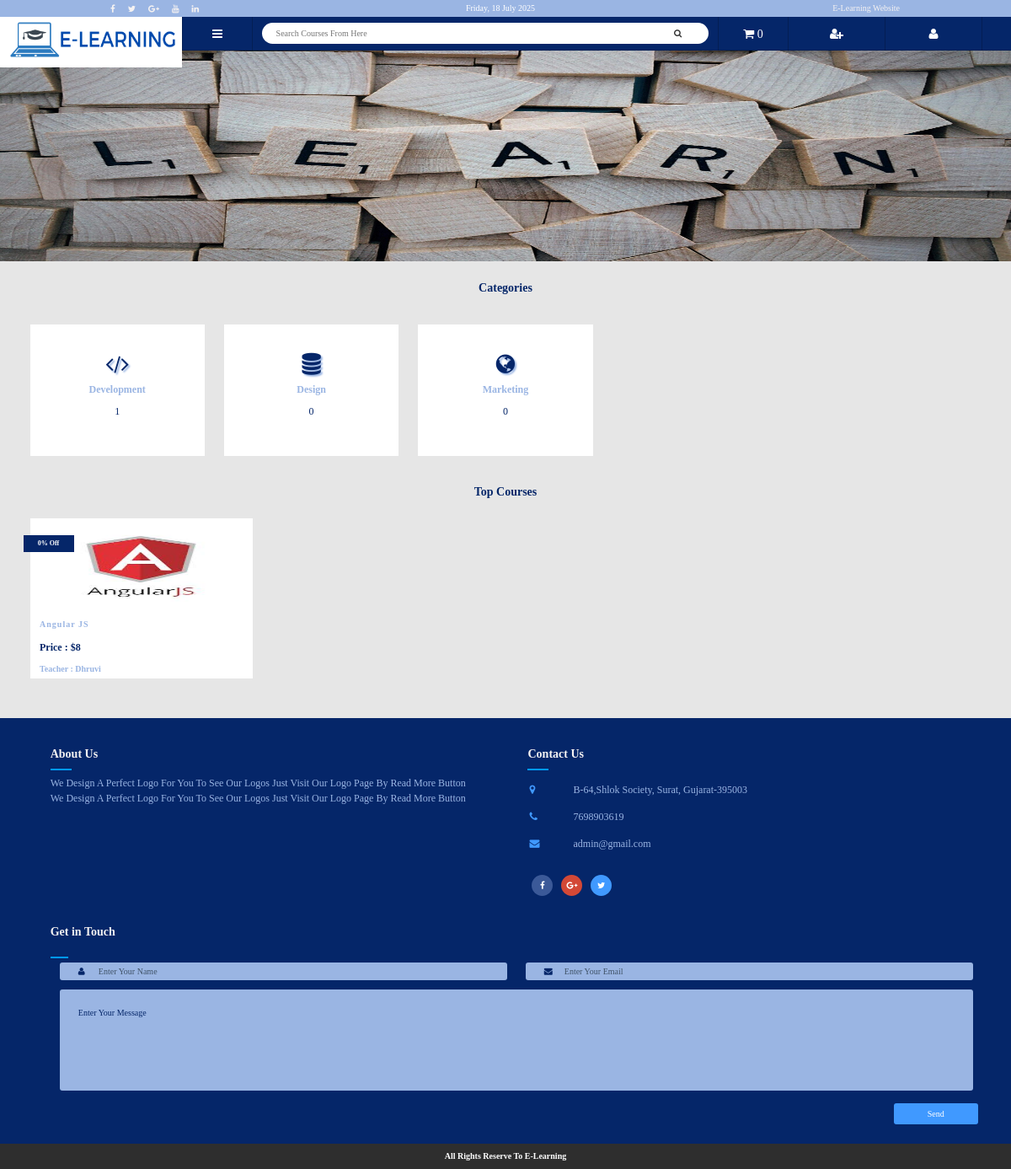
The page / on the database its author committed.
### tables this page shows
CREATE TABLE `cat` (
  `cat_id` int(10) NOT NULL,
  `cat_name` varchar(20) NOT NULL,
  `cat_icon` text NOT NULL
);

CREATE TABLE `course` (
  `course_id` int(10) NOT NULL,
  `cat_id` int(10) NOT NULL,
  `sub_cat_id` int(10) NOT NULL,
  `lang_id` int(10) NOT NULL,
  `u_id` int(10) NOT NULL,
  `title` varchar(100) NOT NULL,
  `img` text NOT NULL,
  `mrp_price` text NOT NULL,
  `dis` text NOT NULL,
  `dis_price` text NOT NULL,
  `c_desc` varchar(1000) NOT NULL,
  `lvl` varchar(15) NOT NULL,
  `status` varchar(10) NOT NULL,
  `privacy` varchar(10) NOT NULL,
  `type` varchar(10) NOT NULL,
  `skill` varchar(100) NOT NULL,
  `at_end` varchar(100) NOT NULL,
  `created_date` date NOT NULL,
  `enroll_by` varchar(5) NOT NULL,
  `total_earn` varchar(10) NOT NULL
);

CREATE TABLE `user` (
  `u_id` int(10) NOT NULL,
  `u_name` varchar(30) NOT NULL,
  `u_email` varchar(30) NOT NULL,
  `u_phone` varchar(15) NOT NULL,
  `u_pass` text NOT NULL,
  `u_img` varchar(100) NOT NULL,
  `u_desig` varchar(20) NOT NULL,
  `u_bio` varchar(500) NOT NULL,
  `u_head` varchar(30) NOT NULL,
  `u_ip` varchar(30) NOT NULL,
  `u_reg_date` timestamp NOT NULL DEFAULT current_timestamp() ON UPDATE current_timestamp(),
  `u_type` varchar(15) NOT NULL
);

CREATE TABLE `about_us` (
  `about_id` int(10) NOT NULL,
  `about` varchar(1000) NOT NULL
);

CREATE TABLE `contact_us` (
  `con_id` int(10) NOT NULL,
  `phone_no` text NOT NULL,
  `email` text NOT NULL,
  `add1` text NOT NULL,
  `add2` text NOT NULL,
  `yt` text NOT NULL,
  `fb` text NOT NULL,
  `gp` text NOT NULL,
  `tw` text NOT NULL,
  `li` text NOT NULL
);

### inc/function.php (the view, shortened to what this page needs)
<?php
	function getIp(){
		$ip = $_SERVER['REMOTE_ADDR'];
		return $ip;
	}
	function home_cat_part(){
		include("inc/db.php");
		$get_cat=$con->prepare("select * from cat");
		$get_cat->setFetchMode(PDO:: FETCH_ASSOC);
		$get_cat->execute();
		$status="publish";
		$privacy="public";
		echo"<ul>";
		while($row=$get_cat->fetch()):
			$cat_id=$row['cat_id'];
			$get_c=$con->prepare("select * from course where cat_id='$cat_id' AND privacy='$privacy' AND status='$status'");
			$get_c->execute();
			$row_c=$get_c->rowCount();
			echo"<li>
					<a href='category.php?cat=$cat_id'>
						<center>
							<h2>".$row['cat_icon']."</h2>
							<b>".$row['cat_name']."</b>
							<p>".$row_c."</p>
						</center>
					</a>
				</li>";
		endwhile;
		echo"</ul>";
	}
	function home_page_course(){
		include("inc/db.php");
		$status="publish";
		$privacy="public";
		$fetch_course=$con->prepare("select * from course where status='$status' AND privacy='$privacy'");
		$fetch_course->setFetchMode(PDO:: FETCH_ASSOC);
		$fetch_course->execute();
		while($row=$fetch_course->fetch()):
			$id=$row['u_id'];
			$get_user=$con->prepare("select * from user where u_id='$id'");
			$get_user->setFetchMode(PDO:: FETCH_ASSOC);
			$get_user->execute();
			$row_user=$get_user->fetch();
			echo"<li>
					<a href='course_details.php?course_id=".$row['course_id']."'>";
						if($row['dis'] == ''){}elseif($row['dis'] !== ''){
							echo"<div id='discount'>".$row['dis']." Off</div>";
						}elseif($row['type'] == 'Free'){
							echo"<div id='discount'>Free</div>";
						}
						if($row['img']==""){
							echo"<img src='imgs/courses/default.jpg' />";
						}else{
							echo"<img src='imgs/courses/".$row['img']."' />";
						}
						echo"<p>".$row['title']."</p>";
						if($row['mrp_price'] == ''){
							echo"<h4>Free</h4>";
						}else{
							echo"<h4>Price : $".$row['dis_price']."</h4>";
						}
					echo"<h5>Teacher : ".$row_user['u_name']."</h5>";
				echo"</a>
				</li>";
		endwhile;
	}
	function web_link(){
		include("inc/db.php");
		$get=$con->prepare("select * from contact_us");
		$get->setFetchMode(PDO:: FETCH_ASSOC);
		$get->execute();
		$row=$get->fetch();
		echo"<span><a href='https://www.facebook.com/".$row['fb']."'><i class='fa fa-facebook' aria-hidden='true'></i></a></span>
            <span><a href='https://www.twitter.com/".$row['tw']."'><i class='fa fa-twitter' aria-hidden='true'></i></a></span>
            <span><a href='https://www.plus.google.com/".$row['gp']."'><i class='fa fa-google-plus' aria-hidden='true'></i></a></span>
            <span><a href='https://www.youtube.com/".$row['yt']."'><i class='fa fa-youtube' aria-hidden='true'></i></a></span>
			<span><a href='https://www.linkedin.com/".$row['li']."'><i class='fa fa-linkedin' aria-hidden='true'></i></a></span>";
	}
	function cart_count(){
		include("inc/db.php");
		$ip=getIp();
		if(!isset($_SESSION['email_u'])){
			$get_cart=$con->prepare("select * from cart where ip_add='$ip'");
			$get_cart->setFetchMode(PDO:: FETCH_ASSOC);
			$get_cart->execute();
			$count=$get_cart->rowCount();
			echo $count;
		}
	}
?>

### index.php (shortened to what this page needs)
<!DOCTYPE html PUBLIC "-//W3C//DTD XHTML 1.0 Transitional//EN" "http://www.w3.org/TR/xhtml1/DTD/xhtml1-transitional.dtd">
<html xmlns="http://www.w3.org/1999/xhtml">
	<head>
        <link rel="stylesheet" href="css/style.css" />
        <link rel="stylesheet" href="css/font-awesome.css" />
        <link rel="stylesheet" href="css/font-awesome.min.css" />
	</head>
    <body>
		<div id="wrapper">
			<?php
				include("inc/header.php");
				include("inc/slider.php");
				include("inc/cat_menu.php");
				include("inc/bodypart.php");
				include("inc/footer.php");
			?>
		</div>
    </body>
</html>

### inc/header.php (shortened to what this page needs)
<?php
	include("inc/function.php");
?>
<div id='header'>
	<div id='link'>
        <div id='header_link'>
            <?php echo web_link(); ?>
        </div>
        <div id='date'>
        	<p><?php echo date('l, d F Y') ?></p>
        </div>
        <div id='cart_link'>
        	<p>E-Learning Website</p>
        </div>
	</div>
	<div id='logo'>
		<a href='index.php'><img src="Logo.png"></a>
    </div>
    <div id='nav'>
    	<i class="fa fa-bars" aria-hidden="true"></i>
    </div>
    <div id='search'>
    	<form method="post" action="search.php">
        	<input type="text" name="user_query" required="required" pattern="[a-z A-Z]{0,30}" maxlength="30" placeholder="Search Courses From Here" />
            <button name="search"><i class="fa fa-search" aria-hidden="true"></i></button>
        </form>
    </div>
    <div id='nav'>
    	<p><a href='cart.php'><i class="fa fa-shopping-cart" aria-hidden="true"></i> <?php echo cart_count(); ?></a></p>
    </div>
    <?php if(!isset($_SESSION['email_u'])){ ?>
    <div id='sign_link'>
    	<p><i class="fa fa-user-plus" aria-hidden="true"></i> <span>SignUp</span></p>
    </div>
    <div id='sign_link'>
    	<p><i class="fa fa-user" aria-hidden="true"></i> <span>Login</span></p>
    </div>
    <?php } ?>
</div>

### inc/slider.php (shortened to what this page needs)
<div id='slider'>
	<img src="imgs/slider/img1.jpg" />
</div>

### inc/cat_menu.php
<div id='home_cat'>
	<h2 id='title'>Categories</h2>
    <?php echo home_cat_part(); ?><br clear="all" />
</div>

### inc/bodypart.php
<div id='bodypart'>
	<h1 id='title'>Top Courses</h1>
    <ul>
    	<?php echo home_page_course(); ?>
    </ul><br clear='all' />
</div>

### inc/footer.php
<div id='footer'>
	<?php
		include("inc/db.php");
		$get_about=$con->prepare("select * from about_us");
		$get_about->setFetchMode(PDO:: FETCH_ASSOC);
		$get_about->execute();
		$row_a=$get_about->fetch();
		$get_info=$con->prepare("select * from contact_us");
		$get_info->setFetchMode(PDO:: FETCH_ASSOC);
		$get_info->execute();
		$row=$get_info->fetch();
	?>
	<ul>
    	<li>
        	<h2><span>Abo</span>ut Us</h2>
            <p><?php echo $row_a['about']; ?></p>
        </li>
        <li>
            <h2><span>Con</span>tact Us</h2>
            <table>
            	<tr>
                	<td><i class="fa fa-map-marker" aria-hidden="true"></i></td>
                    <td><p><?php echo $row['add1']; ?> <?php echo $row['add2']; ?></p></td>
                </tr>
                <tr>
                	<td><i class="fa fa-phone" aria-hidden="true"></i></td>
                    <td><p><?php echo $row['phone_no']; ?></p></td>
                </tr>
                <tr>
                	<td><i class="fa fa-envelope" aria-hidden="true"></i></td>
                    <td><p><?php echo $row['email']; ?></p></td>
                </tr>
            </table>
            <div id='ins_share'>
                <div style="box-shadow:none; width:40px" id='f'><a href='http://www.facebook.com/<?php echo $row['fb']; ?>' title='Facebook Share' target='_blank'><i class='fa fa-facebook' style='color: #fff;' aria-hidden='true'></i></a></div>
				<div style="box-shadow:none; width:40px" id='g'><a href='http://plus.google.com/<?php echo $row['gp']; ?>' target='_blank' title='Google Plus Share'><i class='fa fa-google-plus' style='color: #fff;' aria-hidden='true'></i></a></div>
				<div style="box-shadow:none; width:40px" id='t'><a href='https://twitter.com/<?php echo $row['tw']; ?>' target='_blank' title='Twitter Tweet'><i class='fa fa-twitter' style='color: #fff;' aria-hidden='true'></i></a></div>
			</div>
        </li>
        <li>
        	<h2><span>Get</span> in Touch</h2>
            <form method="post">
            	<div id='input_field'>
                	<i class="fa fa-user" aria-hidden="true"></i>
                    <input type="text" name="u_name" placeholder="Enter Your Name" />
                </div>
                <div id='input_field'>
                	<i class="fa fa-envelope" aria-hidden="true"></i>
                    <input type="email" name="u_email" placeholder="Enter Your Email" />
                </div>
                <textarea name='u_msg' placeholder="Enter Your Message"></textarea>
                <button id='t' name='send'>Send</button>
            </form>
        </li><br clear="all" />
    </ul>
    <h3>All Rights Reserve To E-Learning</h3>
</div>

### rows shown on the page
cat: cat_name "Development", row_c "1"
cat: cat_name "Design", row_c "0"
cat: cat_name "Marketing", row_c "0"
course: dis "0%", img (picture), title "Angular JS", dis_price "8", u.u_name "Dhruvi"
about_us: about "We Design A Perfect Logo For You To See Our Logos Just Visit Our Logo Page By Read More Button We Design A Perfect Logo For You To See Our Logos Just Visit Our Logo Page By Read More Button"
contact_us: add1 "B-64,Shlok Society,", add2 "Surat, Gujarat-395003", phone_no "7698903619", email "admin@gmail.com"

### other values the page prints
$count "0"
